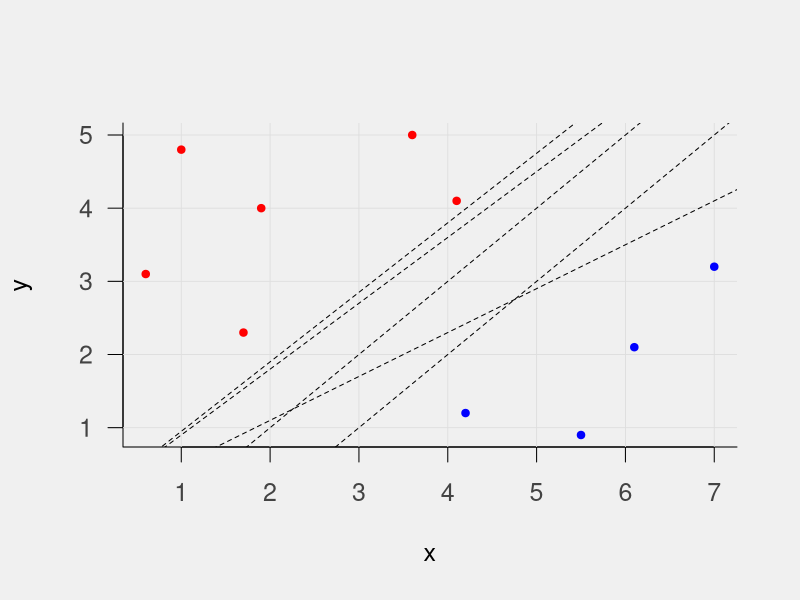
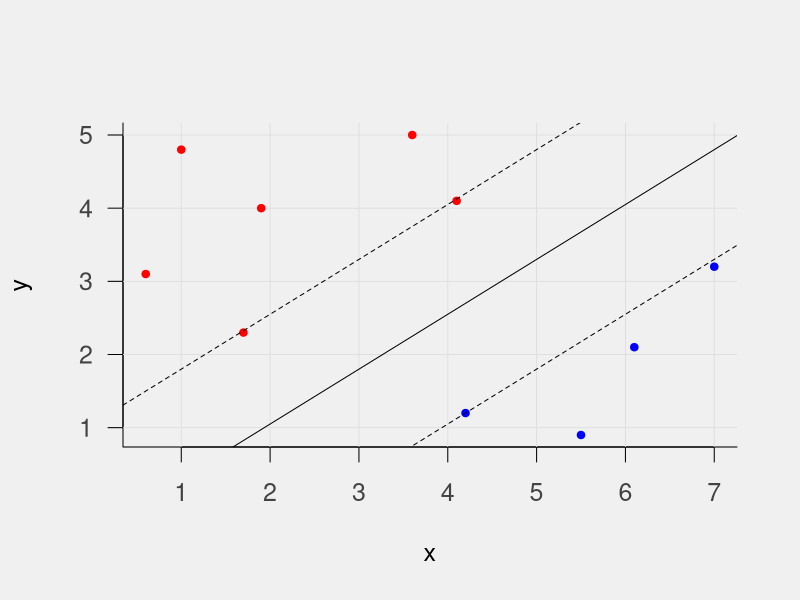

Reproduce these figures in R, in order.
x <- c(0.6,1,1.9,3.6,1.7,4.1,4.2,5.5,6.1,7)
y <- c(3.1,4.8,4,5,2.3,4.1,1.2,0.9,2.1,3.2)
class <- c('A','A','A','A','A','A','B','B','B','B')

par(bty="l",
    las=1,
    bg="#F0F0F0",
    col.axis="#434343",
    col.main="#343434",
    cex=1.5,
    cex.axis=1)

plot(0,
     xlab="x",
     ylab="y",
     xlim=c(min(x),max(x)),
     ylim=c(min(y),max(y)),
     type='n')

grid(NULL,NULL, col="#DEDEDE",lty="solid", lwd=0.9)

points(x, y,
       col = ifelse(class=='A','red','blue'),
       pch=20)

abline(0, 0.95, lty=2)
abline(0, 0.9, lty=2)
abline(-2, 1, lty=2)
abline(-1, 1, lty=2)
abline(-0.1, 0.6, lty=2)


plot(0,
     xlab="x",
     ylab="y",
     xlim=c(min(x),max(x)),
     ylim=c(min(y),max(y)),
     type='n')

grid(NULL,NULL, col="#DEDEDE",lty="solid", lwd=0.9)

points(x, y,
       col = ifelse(class=='A','red','blue'),
       pch=20)

abline(1.05, 0.75, lty=2)
abline(-1.95, 0.75, lty=2)
abline(-0.45, 0.75, lty=1)
#abline(8, -1.33, lty=1)
